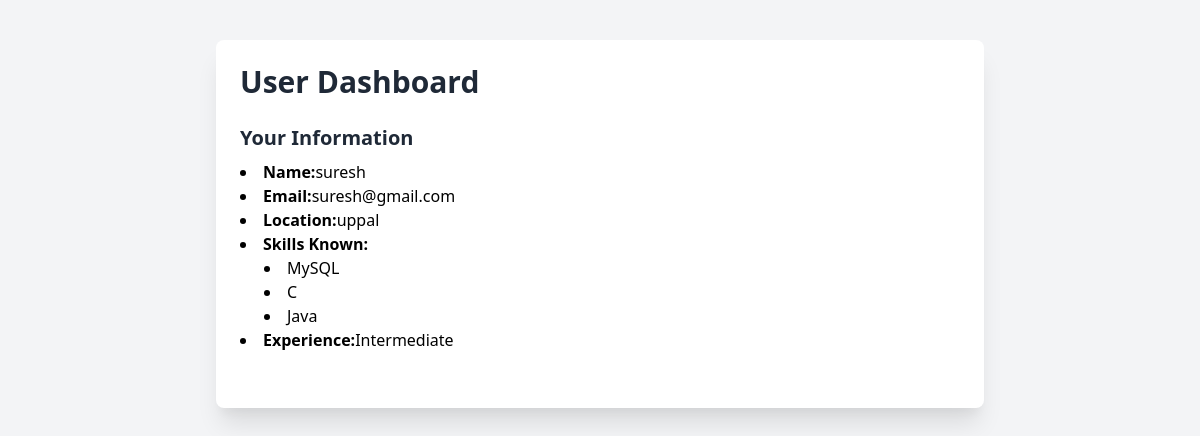
/user/20/, run on the app's committed database.
### base/models.py (models this page shows)
class ApplicantProfile(models.Model):
    user = models.ForeignKey(User, on_delete=models.CASCADE, related_name='applicant_profiles')
    contact_number = models.CharField(max_length=20)
    location = models.CharField(max_length=100)
    experience = models.ForeignKey('Experience', on_delete=models.CASCADE)

class UserSkill(models.Model):
    user = models.ForeignKey(User, on_delete=models.CASCADE, related_name='user_skills')
    skill = models.ForeignKey(Skill, on_delete=models.CASCADE)

class Skill(models.Model):
    name = models.CharField(max_length=100)

class Experience(models.Model):
    experience_value = models.CharField(max_length=50)

### base/views.py (the view)
# urls.py: path('user/<int:user_id>/', views.view_applicant, name='view_applicant'),
def view_applicant(request, user_id):
    applicant = User.objects.get(id=user_id)
    user_skills = UserSkill.objects.filter(user=user_id)
    applicant_profile = ApplicantProfile.objects.get(user=user_id)
    context = {
        "applicant" : applicant,
        "user_skills" : user_skills,
        "applicant_profile": applicant_profile
    }
    return render(request, 'view_applicant.html', context)

### base/templates/view_applicant.html (shortened to what this page needs)
<!DOCTYPE html>
<html lang="en">
<head>
    <link href="https://cdn.jsdelivr.net/npm/tailwindcss@2.2.19/dist/tailwind.min.css" rel="stylesheet">
</head>
<body class="bg-gray-100 font-sans">
    <div class="max-w-3xl mx-auto mt-10 px-4 md:px-0">
        <div class="bg-white rounded-lg shadow-xl p-6">
            <h1 class="text-3xl font-bold text-gray-800 mb-6">User Dashboard</h1>
            <div class="mb-8">
                <h2 class="text-xl font-bold text-gray-800 mb-2">Your Information</h2>
                <ul class="list-disc list-inside">
                    <li><span class="font-semibold">Name:</span>{{ applicant.username }}</li>
                    <li><span class="font-semibold">Email:</span>{{ applicant.email }}</li>
                    <li><span class="font-semibold">Location:</span>{{ applicant_profile.location }}</li>
                    <li><span class="font-semibold">Skills Known:</span>
                        <ul class="list-disc list-inside ml-6">
                            {% for each_user_skill in user_skills %}
                            <li>{{ each_user_skill.skill.name }}</li>
                            {% endfor %}
                        </ul>
                    </li>
                    <li><span class="font-semibold">Experience:</span>{{ applicant_profile.experience.experience_value }}</li>
                </ul>
            </div>
</body>
</html>

### data on the page
ApplicantProfile: location "uppal", experience.experience_value "Intermediate"
UserSkill: skill.name "MySQL"
UserSkill: skill.name "C"
UserSkill: skill.name "Java"

### other printed values
{{ applicant.username }} "suresh"
{{ applicant.email }} "suresh@gmail.com"
